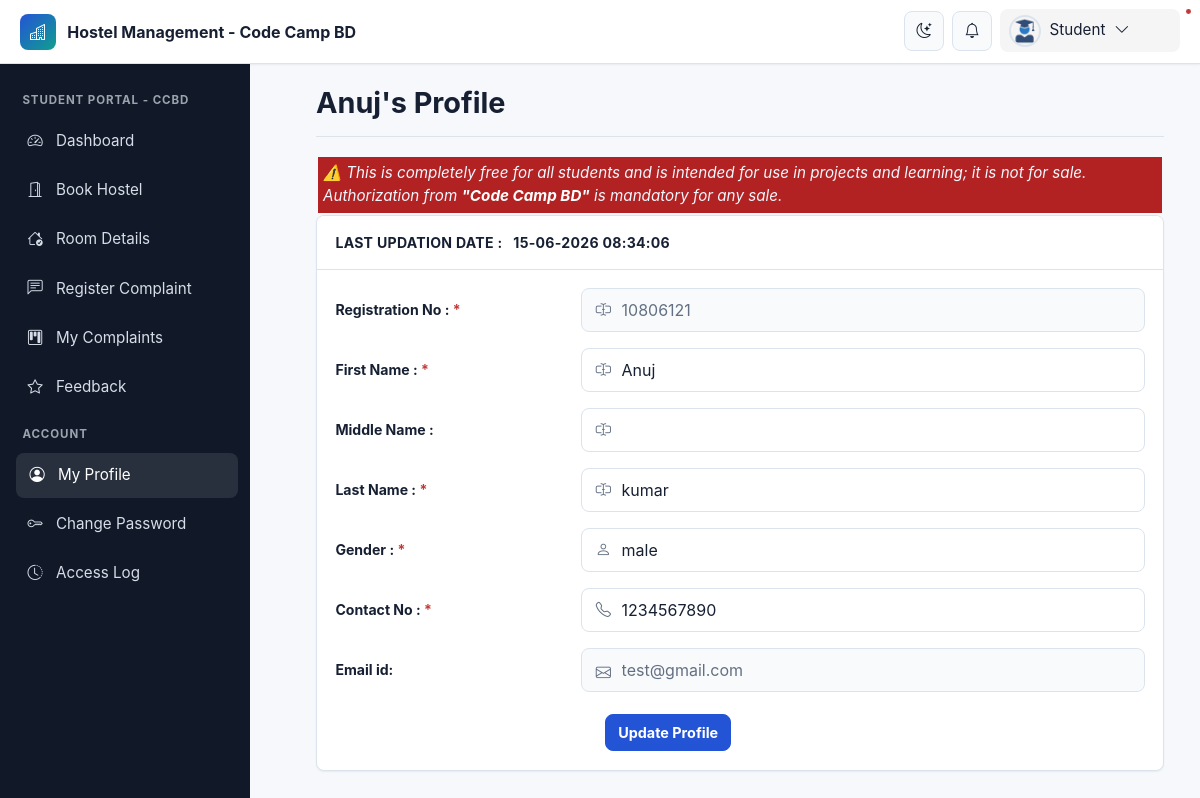
Page /my-profile.php (signed in) on the committed database.
### tables this page shows
CREATE TABLE `userregistration` (
  `id` int(11) NOT NULL,
  `regNo` varchar(255) DEFAULT NULL,
  `firstName` varchar(255) DEFAULT NULL,
  `middleName` varchar(255) DEFAULT NULL,
  `lastName` varchar(255) DEFAULT NULL,
  `gender` varchar(255) DEFAULT NULL,
  `contactNo` bigint(20) DEFAULT NULL,
  `email` varchar(255) DEFAULT NULL,
  `password` varchar(255) DEFAULT NULL,
  `regDate` timestamp NULL DEFAULT current_timestamp(),
  `updationDate` varchar(45) DEFAULT NULL,
  `passUdateDate` varchar(45) DEFAULT NULL
);

### my-profile.php (the view, shortened to what this page needs)
<?php
include('includes/config.php');
?>
<!doctype html>
<html lang="en" class="no-js">
<head>
	<link rel="stylesheet" href="css/font-awesome.min.css">
		<link rel="stylesheet" href="https://cdn.jsdelivr.net/npm/bootstrap-icons@1.11.3/font/bootstrap-icons.css">
<link rel="stylesheet" href="https://cdn.jsdelivr.net/npm/bootstrap@5.3.3/dist/css/bootstrap.min.css">
	<link rel="stylesheet" href="css/dataTables.bootstrap.min.css">
	<link rel="stylesheet" href="css/bootstrap-social.css">
	<link rel="stylesheet" href="css/bootstrap-select.css">
	<link rel="stylesheet" href="css/fileinput.min.css">
	<link rel="stylesheet" href="css/awesome-bootstrap-checkbox.css">
	<link rel="stylesheet" href="css/style.css">
	<link rel="stylesheet" href="css/modern-ui.css">
</head>
<body>
	<?php include('includes/header.php');?>
	<div class="ts-main-content">
		<?php include('includes/sidebar.php');?>
		<div class="content-wrapper">
			<div class="container-fluid">
	<?php
$aid=$_SESSION['id'];
	$ret="select * from userregistration where id=?";
		$stmt= $mysqli->prepare($ret) ;
	 $stmt->bind_param('i',$aid);
	 $stmt->execute() ;
	 $res=$stmt->get_result();
	   while($row=$res->fetch_object())
	  {
	  	?>
				<div class="row">
					<div class="col-md-12">
						<h2 class="page-title"><?php echo $row->firstName;?>'s&nbsp;Profile </h2>
								<div class="" style="background-color: firebrick; padding: 5px;margin: 2px;}">
									<i>
										<marquee behavior="scroll" direction="left" onmouseover="this.stop();" onmouseout="this.start();" style="color: aliceblue;" >
											⚠️ This is completely free for all students and is intended for use in projects and learning; it is not for sale. Authorization from  <a style="color:white;font-weight: bold;" href="https://www.youtube.com/@codecampbdofficial/" target="_blank" rel="noopener noreferrer">"Code Camp BD"</a>  is mandatory for any sale.
										</marquee>
									</i>
								</div>
						<div class="row">
							<div class="col-md-12">
								<div class="panel panel-primary">
									<div class="panel-heading">
Last Updation date : &nbsp; <?php echo $row->updationDate;?>
</div>
<div class="panel-body">
<form method="post" action="" name="registration" class="form-horizontal" onSubmit="return valid();">
<div class="form-group">
<label class="col-sm-2 control-label"> Registration No : </label>
<div class="col-sm-8">
<input type="text" name="regno" id="regno"  class="form-control" required="required" value="<?php echo $row->regNo;?>" readonly="true">
</div>
</div>
<div class="form-group">
<label class="col-sm-2 control-label">First Name : </label>
<div class="col-sm-8">
<input type="text" name="fname" id="fname"  class="form-control" value="<?php echo $row->firstName;?>"   required="required" >
</div>
</div>
<div class="form-group">
<label class="col-sm-2 control-label">Middle Name : </label>
<div class="col-sm-8">
<input type="text" name="mname" id="mname"  class="form-control" value="<?php echo $row->middleName;?>"  >
</div>
</div>
<div class="form-group">
<label class="col-sm-2 control-label">Last Name : </label>
<div class="col-sm-8">
<input type="text" name="lname" id="lname"  class="form-control" value="<?php echo $row->lastName;?>" required="required">
</div>
</div>
<div class="form-group">
<label class="col-sm-2 control-label">Gender : </label>
<div class="col-sm-8">
<select name="gender" class="form-control" required="required">
<option value="<?php echo $row->gender;?>"><?php echo $row->gender;?></option>
</select>
</div>
</div>
<div class="form-group">
<label class="col-sm-2 control-label">Contact No : </label>
<div class="col-sm-8">
<input type="text" name="contact" id="contact"  class="form-control" maxlength="10" value="<?php echo $row->contactNo;?>" required="required">
</div>
</div>
<div class="form-group">
<label class="col-sm-2 control-label">Email id: </label>
<div class="col-sm-8">
<input type="email" name="email" id="email"  class="form-control" value="<?php echo $row->email;?>" readonly>
</div>
</div>
<?php } ?>
<div class="col-sm-6 col-sm-offset-4">
<input type="submit" name="update" Value="Update Profile" class="btn btn-primary">
</div>
</form>
									</div>
									</div>
								</div>
							</div>
						</div>
							</div>
						</div>
					</div>
				</div>
</body>
</html>

### css/style.css (style rules this page uses)
html { font-size: 14px; }
@media only screen and (min-width: 480px) { html { font-size: 17px; } }
@media only screen and (min-width: 768px) { html { font-size: 14px; } }
body { font-size: 1em; }
a { color: #37a6c4; }
.btn { font-family: 'Oswald', sans-serif; }
.panel { overflow: hidden; }
.btn { text-transform: none; }
.page-title { padding-bottom: 15px; margin-bottom: 20px; border-bottom: 1px solid #f0f0f0; }
.ts-main-content .content-wrapper { padding-top: 15px; margin-top: 20px; }
@media only screen and (min-width: 992px) { .ts-main-content .content-wrapper { margin-left: 250px; } }

### css/modern-ui.css (style rules this page uses)
:root { color-scheme: light; --hms-bg: #f6f8fb; --hms-surface: #ffffff; --hms-surface-soft: #f9fafb; --hms-border: #dbe3ec; --hms-text: #172033; --hms-muted: #637083; --hms-primary: #2454d6; --hms-primary-dark: #163b99; --hms-primary-soft: #e8efff; --hms-accent: #0f9f8f; --hms-success: #16855f; --hms-warning: #b76b00; --hms-danger: #c23b3b; --hms-info: #1477a5; --hms-sidebar: #111827; --hms-sidebar-muted: #9ca3af; --hms-shadow-sm: 0 1px 2px rgba(16, 24, 40, .06); --hms-shadow: 0 14px 34px rgba(16, 24, 40, .10); --hms-radius: 8px; --hms-header-height: 64px; --hms-sidebar-width: 280px; }
* { box-sizing: border-box; }
html { font-size: 16px; }
body { min-height: 100vh; margin: 0; background: var(--hms-bg); color: var(--hms-text); font-family: Inter, ui-sans-serif, system-ui, -apple-system, BlinkMacSystemFont, "Segoe UI", sans-serif; font-size: .95rem; line-height: 1.5; letter-spacing: 0; }
a { color: var(--hms-primary); text-decoration: none; }
.ts-main-content .content-wrapper { min-height: 100vh; margin-top: 0; padding: calc(var(--hms-header-height) + 1rem) 1rem 2rem; transition: margin-left .24s ease; }
.container-fluid { max-width: 1480px; }
.page-title { display: flex; align-items: center; justify-content: space-between; gap: 1rem; margin: 0 0 1.25rem !important; padding: 0 0 1rem; color: var(--hms-text); border-bottom: 1px solid var(--hms-border); font-size: clamp(1.45rem, 2.4vw, 2rem); font-weight: 750; letter-spacing: 0; }
.panel, .well { margin-bottom: 1.25rem; overflow: hidden; background: var(--hms-surface); border: 1px solid var(--hms-border); border-radius: var(--hms-radius); box-shadow: var(--hms-shadow-sm); }
.panel-heading { display: flex; align-items: center; justify-content: space-between; gap: .75rem; padding: 1rem 1.15rem; color: var(--hms-text) !important; background: var(--hms-surface); border-bottom: 1px solid var(--hms-border); font-size: .88rem; font-weight: 750; letter-spacing: .02em; text-transform: uppercase; }
.panel-body { padding: 1.15rem; }
.btn { display: inline-flex; align-items: center; justify-content: center; gap: .45rem; min-height: 2.35rem; border-radius: var(--hms-radius); font-family: inherit; font-size: .9rem; font-weight: 700; letter-spacing: 0; text-transform: none; transition: transform .18s ease, box-shadow .18s ease, background .18s ease; }
.btn-primary { background: var(--hms-primary); border-color: var(--hms-primary); color: #fff; }
.form-horizontal { display: grid; gap: 1rem; }
.form-horizontal .form-group, .hms-form-row { display: grid; grid-template-columns: minmax(150px, 230px) minmax(0, 1fr); align-items: start; gap: .65rem 1rem; margin: 0; }
.form-horizontal .form-group > [class*="col-"] { width: 100%; max-width: 100%; padding-right: 0; padding-left: 0; }
.control-label, .form-horizontal label { margin: .65rem 0 0; color: var(--hms-text); font-size: .88rem; font-weight: 700; }
.control-label.is-required::after, .hms-required::after { content: " *"; color: var(--hms-danger); }
.hms-field { position: relative; }
.hms-field.has-icon .form-control, .hms-field.has-icon .form-select, .hms-field.has-icon select { padding-left: 2.45rem; }
.form-control, .form-select, select.form-control, textarea.form-control { min-height: 2.75rem; color: var(--hms-text); background-color: var(--hms-surface); border: 1px solid var(--hms-border); border-radius: var(--hms-radius); box-shadow: none; transition: border-color .18s ease, box-shadow .18s ease, background .18s ease; }
.form-control[readonly], .form-control:disabled, .form-select:disabled { color: var(--hms-muted); background-color: var(--hms-surface-soft); }
@media (min-width: 768px) { .col-sm-offset-4 { margin-left: 33.333333%; } }
@media (min-width: 992px) { .ts-main-content .content-wrapper { margin-left: var(--hms-sidebar-width); padding: calc(var(--hms-header-height) + 1.35rem) 1.5rem 2.5rem; } }

### rows in the picture
userregistration: firstName "Anuj", updationDate "15-06-2026 08:34:06", regno "10806121", fname "Anuj", lname "kumar", gender "male", contact "1234567890", email "test@gmail.com"
